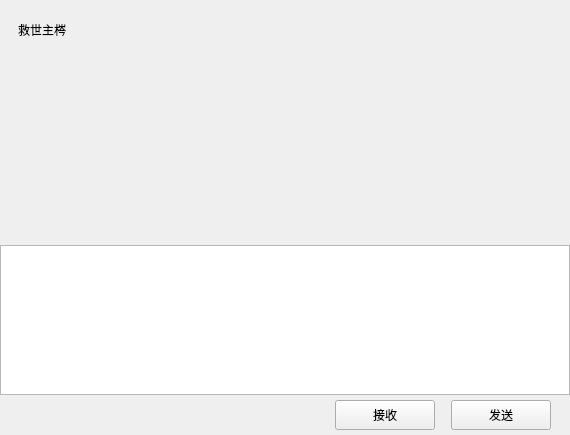
<?xml version="1.0" encoding="UTF-8"?>
<ui version="4.0">
 <class>ChatPage</class>
 <widget class="QWidget" name="ChatPage">
  <property name="geometry">
   <rect>
    <x>0</x>
    <y>0</y>
    <width>570</width>
    <height>435</height>
   </rect>
  </property>
  <property name="windowTitle">
   <string>Form</string>
  </property>
  <layout class="QVBoxLayout" name="verticalLayout">
   <property name="spacing">
    <number>0</number>
   </property>
   <property name="leftMargin">
    <number>0</number>
   </property>
   <property name="topMargin">
    <number>0</number>
   </property>
   <property name="rightMargin">
    <number>0</number>
   </property>
   <property name="bottomMargin">
    <number>0</number>
   </property>
   <item>
    <widget class="QWidget" name="chat_data_wid" native="true">
     <layout class="QVBoxLayout" name="verticalLayout_4">
      <property name="spacing">
       <number>0</number>
      </property>
      <property name="leftMargin">
       <number>0</number>
      </property>
      <property name="topMargin">
       <number>0</number>
      </property>
      <property name="rightMargin">
       <number>0</number>
      </property>
      <property name="bottomMargin">
       <number>0</number>
      </property>
      <item>
       <widget class="QWidget" name="title_wid" native="true">
        <property name="minimumSize">
         <size>
          <width>0</width>
          <height>60</height>
         </size>
        </property>
        <property name="maximumSize">
         <size>
          <width>16777215</width>
          <height>60</height>
         </size>
        </property>
        <layout class="QVBoxLayout" name="verticalLayout_5">
         <property name="topMargin">
          <number>2</number>
         </property>
         <property name="rightMargin">
          <number>2</number>
         </property>
         <property name="bottomMargin">
          <number>2</number>
         </property>
         <item>
          <widget class="QWidget" name="widget_2" native="true">
           <layout class="QVBoxLayout" name="verticalLayout_6">
            <item>
             <widget class="QLabel" name="title_lb">
              <property name="text">
               <string>救世主梣</string>
              </property>
             </widget>
            </item>
           </layout>
          </widget>
         </item>
        </layout>
       </widget>
      </item>
      <item>
       <widget class="ChatView" name="chat_data_list" native="true"/>
      </item>
      <item>
       <widget class="QWidget" name="tool_wid" native="true">
        <property name="minimumSize">
         <size>
          <width>0</width>
          <height>40</height>
         </size>
        </property>
        <property name="maximumSize">
         <size>
          <width>16777215</width>
          <height>40</height>
         </size>
        </property>
        <layout class="QHBoxLayout" name="horizontalLayout_3">
         <property name="leftMargin">
          <number>2</number>
         </property>
         <property name="topMargin">
          <number>2</number>
         </property>
         <property name="rightMargin">
          <number>2</number>
         </property>
         <property name="bottomMargin">
          <number>2</number>
         </property>
         <item>
          <spacer name="horizontalSpacer_2">
           <property name="orientation">
            <enum>Qt::Horizontal</enum>
           </property>
           <property name="sizeType">
            <enum>QSizePolicy::Fixed</enum>
           </property>
           <property name="sizeHint" stdset="0">
            <size>
             <width>5</width>
             <height>20</height>
            </size>
           </property>
          </spacer>
         </item>
         <item>
          <widget class="ClickedLabel" name="emo_lb">
           <property name="minimumSize">
            <size>
             <width>25</width>
             <height>25</height>
            </size>
           </property>
           <property name="maximumSize">
            <size>
             <width>25</width>
             <height>25</height>
            </size>
           </property>
           <property name="text">
            <string/>
           </property>
          </widget>
         </item>
         <item>
          <spacer name="horizontalSpacer_3">
           <property name="orientation">
            <enum>Qt::Horizontal</enum>
           </property>
           <property name="sizeType">
            <enum>QSizePolicy::Fixed</enum>
           </property>
           <property name="sizeHint" stdset="0">
            <size>
             <width>5</width>
             <height>20</height>
            </size>
           </property>
          </spacer>
         </item>
         <item>
          <widget class="ClickedLabel" name="file_lb">
           <property name="minimumSize">
            <size>
             <width>25</width>
             <height>25</height>
            </size>
           </property>
           <property name="maximumSize">
            <size>
             <width>25</width>
             <height>25</height>
            </size>
           </property>
           <property name="text">
            <string/>
           </property>
          </widget>
         </item>
         <item>
          <spacer name="horizontalSpacer_4">
           <property name="orientation">
            <enum>Qt::Horizontal</enum>
           </property>
           <property name="sizeHint" stdset="0">
            <size>
             <width>40</width>
             <height>20</height>
            </size>
           </property>
          </spacer>
         </item>
        </layout>
       </widget>
      </item>
      <item>
       <widget class="MessageTextEdit" name="chat_edit">
        <property name="minimumSize">
         <size>
          <width>0</width>
          <height>150</height>
         </size>
        </property>
        <property name="maximumSize">
         <size>
          <width>16777215</width>
          <height>150</height>
         </size>
        </property>
       </widget>
      </item>
      <item>
       <widget class="QWidget" name="send_wid" native="true">
        <property name="minimumSize">
         <size>
          <width>0</width>
          <height>40</height>
         </size>
        </property>
        <property name="maximumSize">
         <size>
          <width>16777215</width>
          <height>40</height>
         </size>
        </property>
        <layout class="QHBoxLayout" name="horizontalLayout_4">
         <property name="topMargin">
          <number>2</number>
         </property>
         <property name="bottomMargin">
          <number>2</number>
         </property>
         <item>
          <spacer name="horizontalSpacer_5">
           <property name="orientation">
            <enum>Qt::Horizontal</enum>
           </property>
           <property name="sizeHint" stdset="0">
            <size>
             <width>40</width>
             <height>20</height>
            </size>
           </property>
          </spacer>
         </item>
         <item>
          <widget class="ClickedBtn" name="receive_btn">
           <property name="minimumSize">
            <size>
             <width>100</width>
             <height>30</height>
            </size>
           </property>
           <property name="maximumSize">
            <size>
             <width>100</width>
             <height>30</height>
            </size>
           </property>
           <property name="text">
            <string>接收</string>
           </property>
          </widget>
         </item>
         <item>
          <spacer name="horizontalSpacer_7">
           <property name="orientation">
            <enum>Qt::Horizontal</enum>
           </property>
           <property name="sizeType">
            <enum>QSizePolicy::Fixed</enum>
           </property>
           <property name="sizeHint" stdset="0">
            <size>
             <width>10</width>
             <height>20</height>
            </size>
           </property>
          </spacer>
         </item>
         <item>
          <widget class="ClickedBtn" name="send_btn">
           <property name="minimumSize">
            <size>
             <width>100</width>
             <height>30</height>
            </size>
           </property>
           <property name="maximumSize">
            <size>
             <width>100</width>
             <height>30</height>
            </size>
           </property>
           <property name="text">
            <string>发送</string>
           </property>
          </widget>
         </item>
         <item>
          <spacer name="horizontalSpacer_6">
           <property name="orientation">
            <enum>Qt::Horizontal</enum>
           </property>
           <property name="sizeType">
            <enum>QSizePolicy::Fixed</enum>
           </property>
           <property name="sizeHint" stdset="0">
            <size>
             <width>10</width>
             <height>20</height>
            </size>
           </property>
          </spacer>
         </item>
        </layout>
       </widget>
      </item>
     </layout>
    </widget>
   </item>
  </layout>
 </widget>
 <customwidgets>
  <customwidget>
   <class>ClickedBtn</class>
   <extends>QPushButton</extends>
   <header location="global">clickedbtn.h</header>
  </customwidget>
  <customwidget>
   <class>ClickedLabel</class>
   <extends>QLabel</extends>
   <header location="global">clickedlabel.h</header>
  </customwidget>
  <customwidget>
   <class>ChatView</class>
   <extends>QWidget</extends>
   <header location="global">ChatView.h</header>
   <container>1</container>
  </customwidget>
  <customwidget>
   <class>MessageTextEdit</class>
   <extends>QTextEdit</extends>
   <header>MessageTextEdit.h</header>
  </customwidget>
 </customwidgets>
 <resources/>
 <connections/>
</ui>
